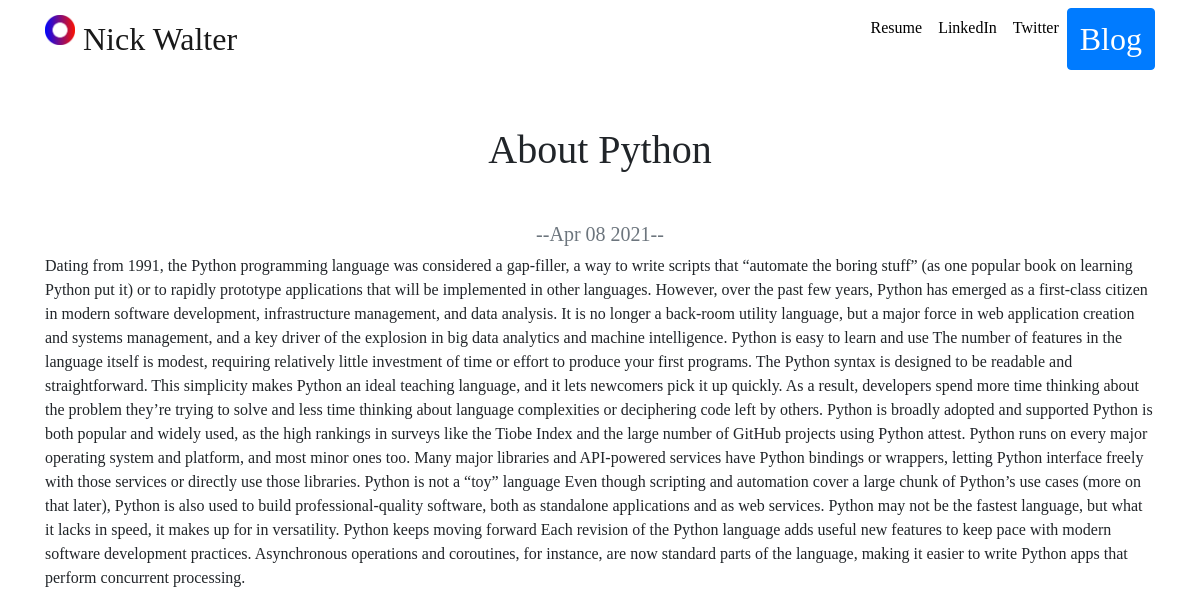
The app's page /blog/2/ with its own data.
### blog/models.py (models this page shows, shortened)
class Blog(models.Model):
    title = models.CharField(max_length=100)
    date = models.DateField()
    description = models.TextField()

### blog/views.py (the view)
# urls.py: path('<int:blog_id>/', views.detail, name='detail'),
def detail(request, blog_id):
    blog = get_object_or_404(Blog, pk=blog_id)
    return render(request, 'blog/detail.html', {'blog': blog})

### blog/templates/blog/detail.html
{% extends 'portfolio/base.html' %}
{% load static %}
{% block content %}
    <h1 class="text-center mt-5" id="blogdetailtitle">{{ blog.title }}</h1>
    <h5 class="text-center text-muted mt-5">--{{ blog.date|date:'M d Y' }}--</h5>
    {{blog.description|safe}}
{% endblock %}

### portfolio/static/portfolio/custom.css (style rules this page uses)
body { font-family:'Playfair' }

### records on screen
Blog: title "About Python", date "Apr 08 2021", description "Dating from 1991, the Python programming language was considered a gap-filler, a way to write scripts that “automate the boring stuff” (as one popular book on learning Python put it) or to rapidly prototype applications that will be implemented in other languages. However, over the past few years, Python has emerged as a first-class citizen in modern software development, infrastructure management, and data analysis. It is no longer a back-room utility language, but a major force in web application creation and systems management, and a key driver of the explosion in big data analytics and machine intelligence. Python is easy to learn and use The number of features in the language itself is…"
